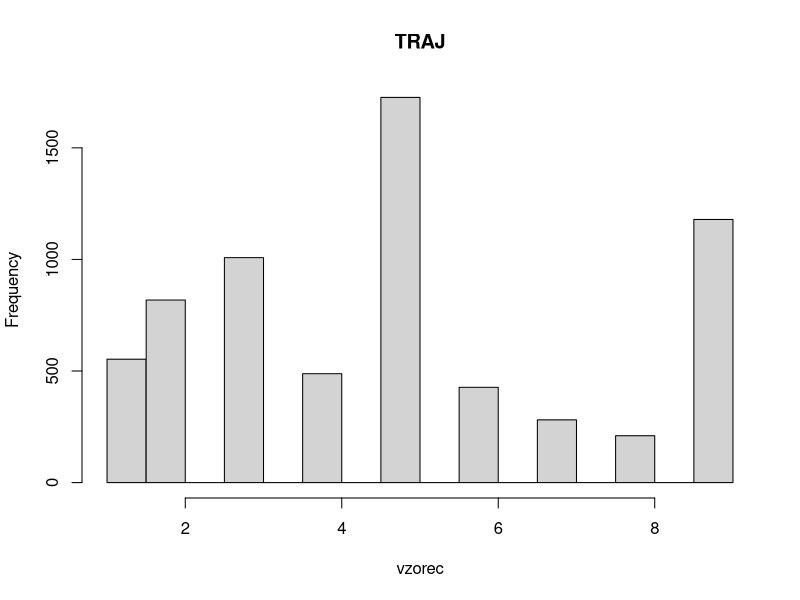

The R source for this figure:
analiza<-function(vzorec=vzorec,title=title){
	minval<-min(vzorec,na.rm=T)
	maxval<-max(vzorec,na.rm=T)
	average<-mean(vzorec,na.rm=T)
	medval<-median(vzorec, na.rm = T)
	stat<-as.table(c(minval,maxval,average,medval))
	names(stat)<-c("minval","maxval","average","medianaval")
	hist(vzorec,main=title)
	return (stat)	
}


raw_data <- read.table("pollution.txt", header = T, sep=",")


a1<-analiza(vzorec=raw_data[[2]],title="TRAJ")
print(a1)

if(F){
a2<-analiza(vzorec=raw_data[[3]],title="SHORT_TRAJ")
print(a2)

a3<-analiza(vzorec=raw_data[[4]],title="AMP_TMP2M_mean")
print(a3)

a4<-analiza(vzorec=raw_data[[5]],title="AMP_RH_mean")
print(a4)

a5<-analiza(vzorec=raw_data[[6]],title="AMP_WS_mean")
print(a5)

a6<-analiza(vzorec=raw_data[[7]],title="AMP_PREC_sum")
print(a6)

}